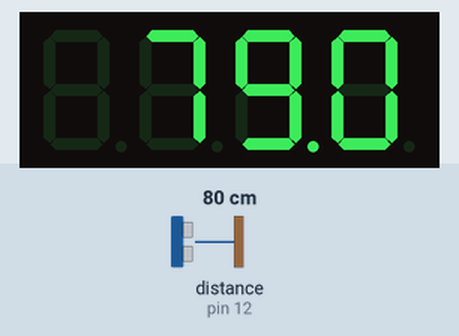
This sketch was run on a simulated Arduino Uno, built with avr-gcc and run on an emulated ATmega328P. Shown: 4-digit seven-segment display. Wiring (inferred from the names in the program): ultrasonic range finder: trigger pin 13; echo pin 12. The inputs (shaded band) are chosen by the test bench; at power-on: distance to the obstacle (sensor on pin 12) 80 cm. The echo pulse lasts 58.3 µs per cm.

Above: at 1.2 s.
1.3 s: distance to the obstacle (sensor on pin 12) set to 18 cm
At 1.7 s:
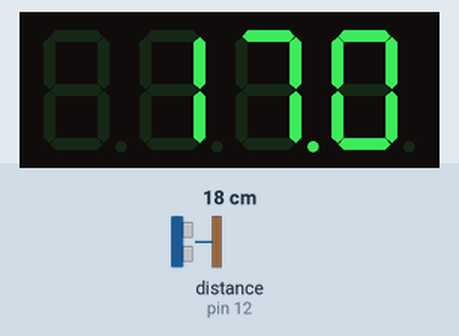
2.8 s: distance to the obstacle (sensor on pin 12) set to 120 cm
At 3.1 s:
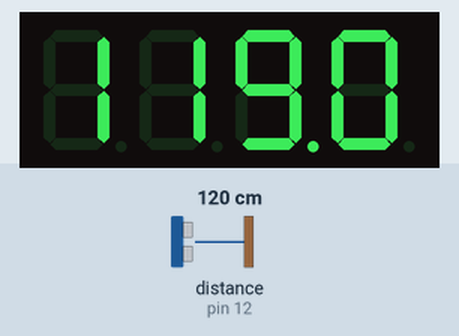
4.3 s: distance to the obstacle (sensor on pin 12) set to 2 cm
At 4.6 s:
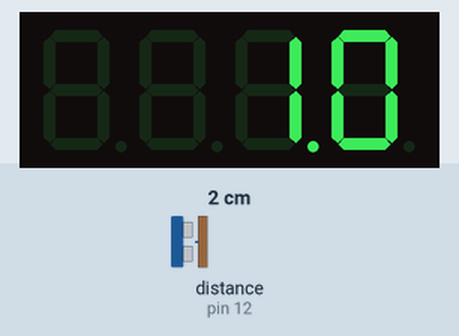
Timing chart, 0 to 7.3 s (numbered marks = the images above; inputs shaded):
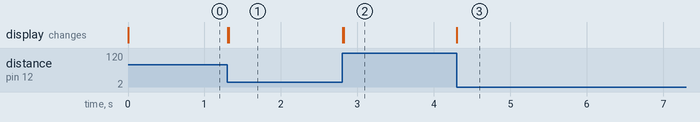

Measured:
- after the input at 1.3 s, the display: changes at once (image 1)
- after the input at 2.8 s, the display: changes at once (image 2)
- after the input at 4.3 s, the display: changes at once (image 3)

The sketch:

ShowDistance.ino
```cpp
#include "Arduino.h"
#include "SevSeg.h"

#define trigPin 13
#define echoPin 12

SevSeg sevseg; //Instantiate a seven segment controller object

void setup() {
  byte numDigits = 4;
  byte digitPins[] = {11, 10, 9, 8};
  byte segmentPins[] = {0, 1, 2, 3, 4, 5, 6, 7};

  sevseg.begin(COMMON_ANODE, numDigits, digitPins, segmentPins);
  sevseg.setBrightness(100);

  pinMode(trigPin, OUTPUT);
  pinMode(echoPin, INPUT);
}

void loop() {
  long duration, distance;
  digitalWrite(trigPin, LOW);  // Added this line
  delayMicroseconds(2); // Added this line
  digitalWrite(trigPin, HIGH);
  delayMicroseconds(10); // Added this line
  digitalWrite(trigPin, LOW);
  duration = pulseIn(echoPin, HIGH);
  distance = (duration/2) / 29.1;

  sevseg.setNumber(distance*10, 1);
  sevseg.refreshDisplay(); // Must run repeatedly
}
```
